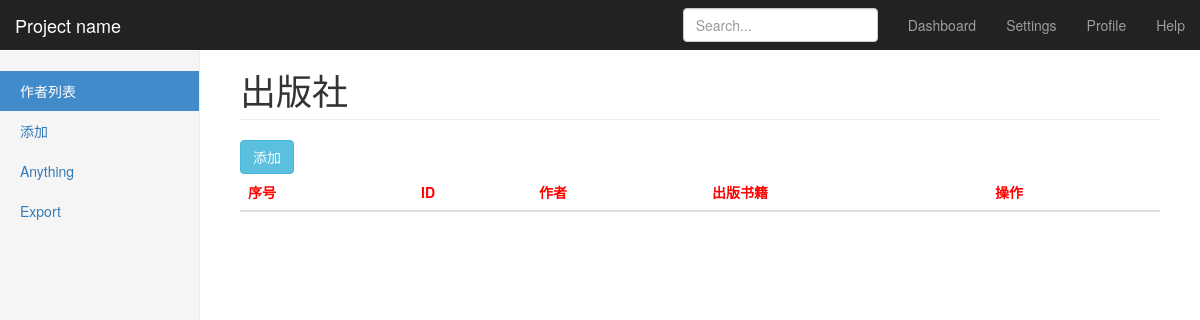
Before: /app01/author/ (signed in) with the older database file.
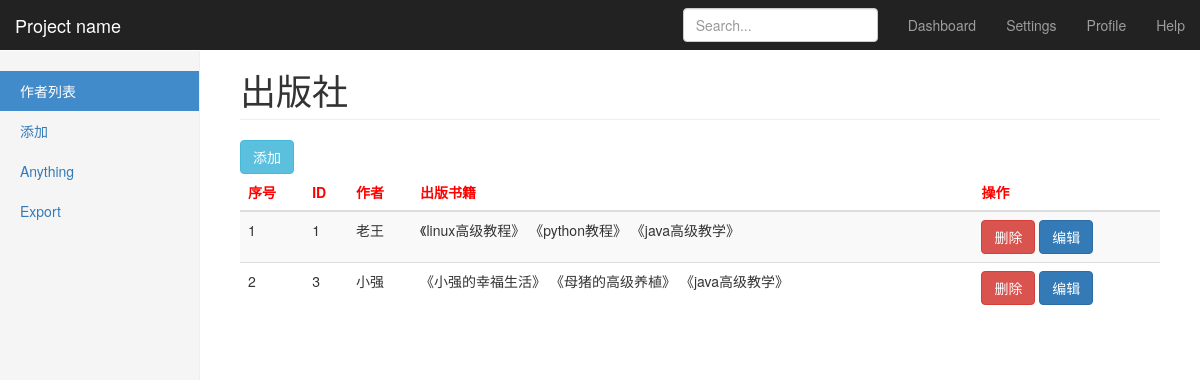
After: the same page with the newer database file.
### app01/models.py (models this page shows, shortened)
class Author(models.Model):
    name=models.CharField(max_length=32)
    books=models.ManyToManyField('Book')

class Book(models.Model):
    title=models.CharField(max_length=32,verbose_name='书名')
    pub=models.ForeignKey('Publisher',on_delete=models.CASCADE,verbose_name='出版社名称')

### app01/views.py (the view)
def author_list(request):
    all_authors=models.Author.objects.all()
    return render(request,'author.html',{'all_authors':all_authors})

### app01/mid/auth.py (called while the page is built)
    def process_request(self,request):
        next_url=request.path_info
        if next_url in self.black_list:
            return HttpResponse('这是一个错误的url')
        elif next_url in self.white_list or request.session.get("user"):
            return
        else:
            return redirect("/app01/login/?return={}".format(next_url))

### templates/author.html
{% extends 'base.html' %}
{% block title %}
    <ul class="nav nav-sidebar">
                <li class="active"><a href="{% url 'author' %}">作者列表 <span class="sr-only">(current)</span></a></li>
                <li><a href="{% url 'author_add' %}">添加</a></li>
                <li><a href="#">Anything</a></li>
                <li><a href="#">Export</a></li>
    </ul>
{% endblock %}
{% block content %}
    <a  class="btn btn-info" href="{% url 'author_add' %}">添加</a>
    <table class="table table-hover table-striped" >
    <thead>
    <tr style="color: red">
        <th>序号</th>
        <th>ID</th>
        <th>作者</th>
        <th>出版书籍</th>
        <th>操作</th>
    </tr>
    </thead>
    <tbody>
    {% for author in all_authors %}
        <tr >
            <td > {{ forloop.counter }} </td>
            <td > {{ author.id }} </td>
            <td > {{ author.name }} </td>
            <td > {% for book in author.books.all %}
                  《{{ book.title }}》
            {% endfor %}
             </td>
            <td>
                <a class="btn btn-danger" href="{% url 'del' 'author' author.pk %}">删除</a>
                <a class="btn btn-primary" href="{% url 'author_edit' author.pk %}">编辑</a>
            </td>
        </tr>
    {% endfor %}
    </tbody>
</table>
{% endblock %}

Changed rows visible on the page:
added Author: id "1", name "老王"
added Book: title "linux高级教程", shown under "1"
added Book: title "python教程", shown under "1"
added Book: title "java高级教学"
added Author: id "3", name "小强"
added Book: title "小强的幸福生活", shown under "3"
added Book: title "母猪的高级养植", shown under "3"
